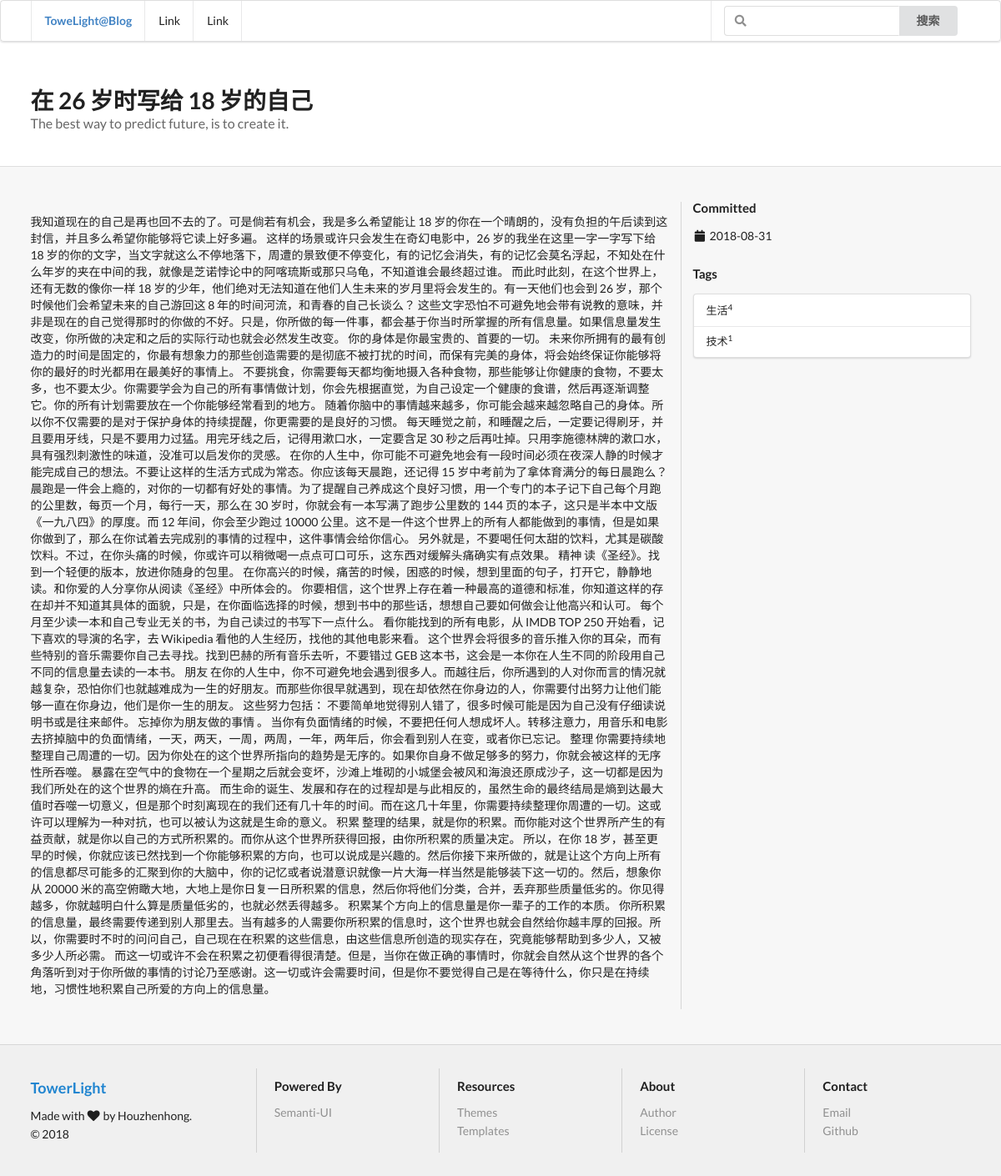
/detail/1, run on the app's committed database.
### blogapp/models.py (models this page shows, shortened)
class Article(models.Model):
    title = models.CharField('标题', null=True, blank=True, max_length=50)
    content = models.TextField('正文', null=True, blank=True, max_length=10000)
    tag = models.ManyToManyField('Tag', verbose_name='标签集合', blank=True)
    add_date = models.DateTimeField('保存日期', default=timezone.now)

class Tag(models.Model):
    name = models.CharField('标签名', max_length=30)

### blogapp/views.py (the view)
# urls.py: path('detail/<int:post>', detail, name='detail'),
def detail(request, post):
    context = {}
    context['article_str'] = Article.objects.filter(id=post)
    context['tag_list'] = Tag.objects.annotate(num_posts=Count('article'))
    return render(request, 'detail.html', context)

### blogapp/templates/detail.html (shortened to what this page needs)
<!DOCTYPE html>
{% load staticfiles %}
<html>
<head>
    <link href="https://cdn.bootcss.com/semantic-ui/2.3.1/semantic.min.css" rel="stylesheet">
    <link href="{% static 'costom.css' %}" rel="stylesheet">
</head>
<body>
    <div class="pusher">
        <div class="ui menu">
            <div class="ui container">
                <div class="header item"><a href="/">ToweLight@Blog</a></div>
                <a class="item">Link</a>
                <a class="item">Link</a>
                <div class="right menu">
                    <div class="item">
                        <div class="ui action left icon input">
                        <input type="text" placeholder="">
                        <button class="ui button">搜索</button>
                        </div>
                    </div>
                </div>
            </div>
        </div>
        <div class="ui vertical stripe segment">
            <div class="ui container">
                <h1 class="ui header">
                    {% for article in article_str %}
                        {{ article.title }}
                    {% endfor %}
                <div class="sub header quote">The best way to predict future, is to create it.</div>
                </h1>
            </div>
        </div>
        <div class="ui vertical stripe segment blog">
            <div class="ui divided grid stackable container">
                <div class="row">
                    <article class="eleven wide column">
					<div class="ui vertical segment">
                    {% for article in article_str %}
						<p>{{ article.content }}</p>
                    {% endfor %}
                    </div>
                    </article>
                    <aside class="five wide column">
                        <div class="ui small header">
                            Committed
                        </div>
                        <date><i class="calendar icon"></i>{% for article in article_str %}{{ article.add_date|date:"Y-m-d" }}{% endfor %}</date>
                    	<div class="ui small header">
                          	Tags
                        </div>
                        <div class="ui small vertical fluid menu">
							{% for tag in tag_list %}
								<a class="item" href="{% url 'tag' tag.id %}">{{ tag.name }}<sup>{{ tag.num_posts }}</sup></a>
							{% endfor %}
                        </div>
                    </aside>
                </div>
            </div>
		</div>
		<footer>
			<div class="ui vertical stripe segment">
				<div class="ui container">
					<div class="ui stackable relaxed divided grid">
						<div class="four wide column">
							<h3 class="ui blue header">
								TowerLight
							</h3>
							<div class="ui list">
								<div class="item">
									Made with <i class="heart icon"></i> by Houzhenhong.
								</div>
								<div class="item">
									© 2018
								</div>
							</div>
						</div>
						<div class="three wide column">
							<h4 class="ui header">
								Powered By
							</h4>
							<div class="ui link list">
								<a class="item" href="https://semantic-ui.com" target="_blank">Semanti-UI</a>
							</div>
						</div>
						<div class="three wide column">
							<h4 class="ui header">
								Resources
							</h4>
							<div class="ui link list">
								<a class="item" href="http://semantic-ui-forest.com/themes" target="_blank">Themes</a><a class="item" href="http://semantic-ui-forest.com/templates" target="_blank">Templates</a>
							</div>
						</div>
						<div class="three wide column">
							<h4 class="ui header">
								About
							</h4>
							<div class="ui link list">
								<a class="item" href="https://github.com/semantic-ui-forest/semantic-ui-forest/graphs/contributors" target="_blank">Author</a>
								<a class="item" href="https://github.com/semantic-ui-forest/semantic-ui-forest/blob/master/LICENSE" target="_blank">License</a>
							</div>
						</div>
						<div class="three wide column">
							<h4 class="ui header">
								Contact
							</h4>
							<div class="ui link list">
								<a class="item" href="mailto:semantic-ui-forest@pptype.com">Email</a><a class="item" href="https://github.com/semantic-ui-forest" target="_blank">Github</a>
							</div>
						</div>
					</div>
				</div>
			</div>
		</footer>
	</div>
</body>
</html>

### blogapp/static/costom.css (style rules this page uses)
body { -webkit-font-smoothing: antialiased; -moz-osx-font-smoothing: grayscale; text-rendering: optimizeLegibility; background-image: url("http://semantic-ui-forest.com/static/images/common/snow.png") !important; background-repeat: repeat !important; }
body .ui.menu { background: none; }
.ui.vertical.stripe.segment { padding: 3rem 0; }
.ui.vertical.stripe.segment.blog { background-color: rgba(0, 0, 0, 0.03); }
footer > .ui.vertical.stripe.segment { background-color: rgba(0, 0, 0, 0.06); }

### data on the page
Article: title "在 26 岁时写给 18 岁的自己", content "我知道现在的自己是再也回不去的了。可是倘若有机会，我是多么希望能让 18 岁的你在一个晴朗的，没有负担的午后读到这封信，并且多么希望你能够将它读上好多遍。 这样的场景或许只会发生在奇幻电影中，26 岁的我坐在这里一字一字写下给 18 岁的你的文字，当文字就这么不停地落下，周遭的景致便不停变化，有的记忆会消失，有的记忆会莫名浮起，不知处在什么年岁的夹在中间的我，就像是芝诺悖论中的阿喀琉斯或那只乌龟，不知道谁会最终超过谁。 而此时此刻，在这个世界上，还有无数的像你一样 18 岁的少年，他们绝对无法知道在他们人生未来的岁月里将会发生的。有一天他们也会到 26 岁，那个时候他们会希望未来的自己游回这 8 年的时间河流，和青春的自己长谈么？ 这些文字恐怕不可避免地会带有说教的意味，并非是现在的自己觉得那时的你做的不好。只是，你所做的每一件事，都会基于你当时所掌握的所有信息量。如果信息量发生改变，你所做的决定和之后的实际行动也就会必然发生改变。 你的身体是你最宝贵的、首要的一切。 未来你所拥有的最有创造力的时间是固定的，你最有想象力的那些创造需要的是彻底不被打扰的时间，而保有完美的身体，将会始终保证你能够将你的最好的时光都用在最美好的事情上。 不要挑食，你需要每天都均衡地摄入各种食物，那些能够让你健康的食物，不要太多，也不要太少。你需要学会为自己的所有事情做计划，你会先根据直觉，为自己设定一个健康的食谱，然后再逐渐调整它。你的所有计划需要放在一个你能够经常看到的地方。…", add_date "2018-08-31"
Tag: name "生活", num_posts "4"
Tag: name "技术", num_posts "1"
